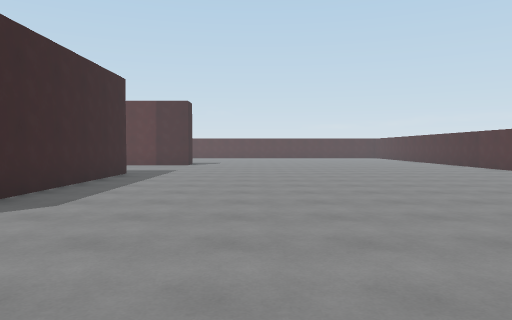
view 1 (above)

24 first-person views from a walk through a scene from a Unity 3-D project. The camera is 1.4 m above the floor, tilts 2° down and sees 70° across. The floor is counted in squares, 2 m on a side. Each view is taken from the middle of a square. On the plan, view 1 faces up. The plan holds only what a view shows up to about 11 squares ahead; the rest is blank. The place goes on beyond the plan. The player is left out.

view 2
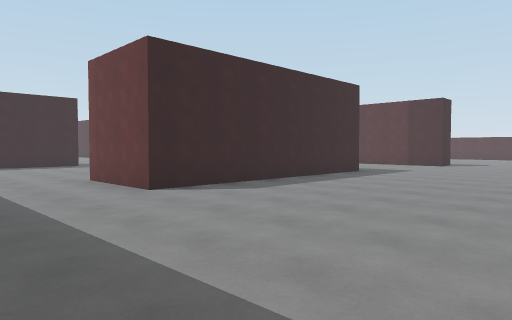

view 3
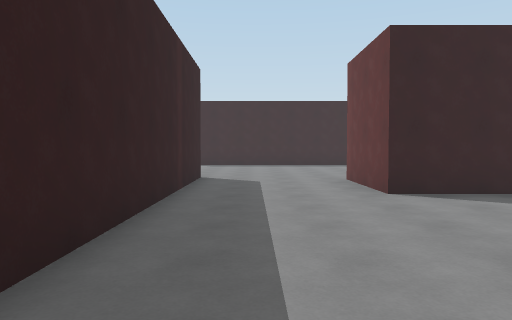

view 4
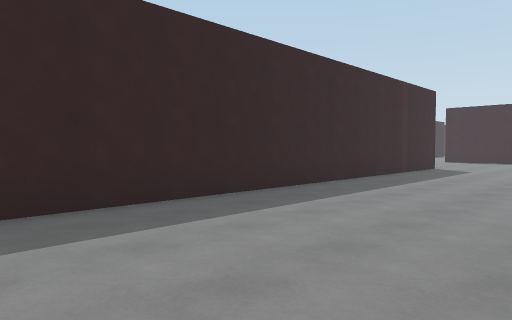

view 5
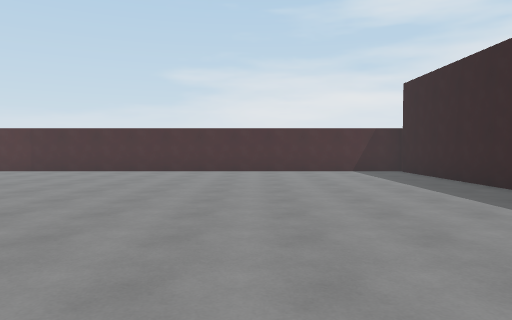

view 6
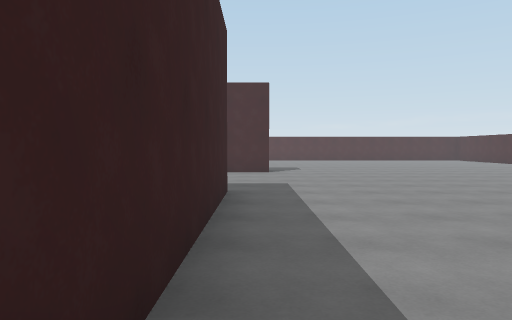

view 7
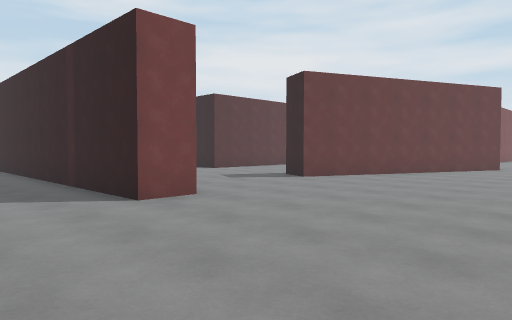

view 8
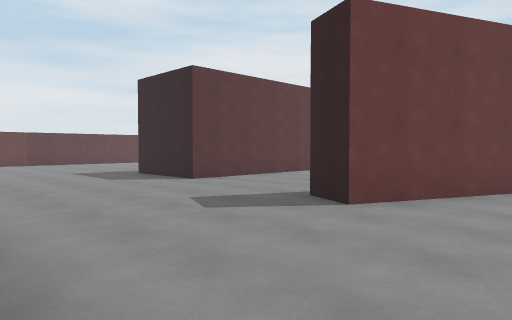

view 9
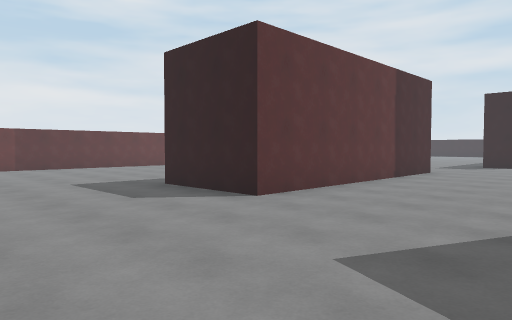

view 10
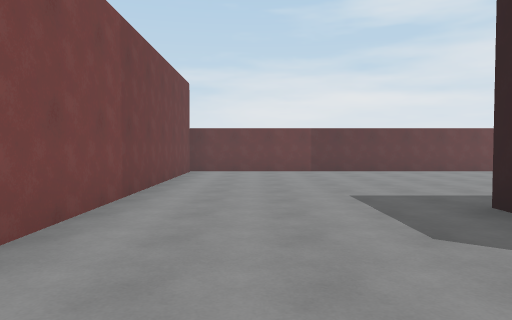

view 11
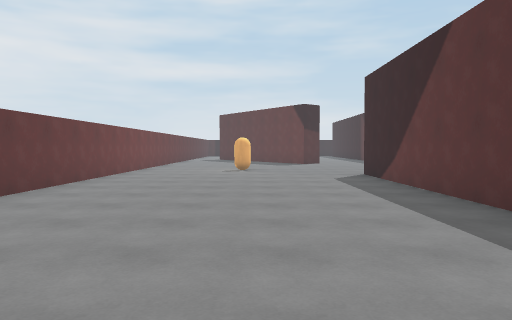

view 12
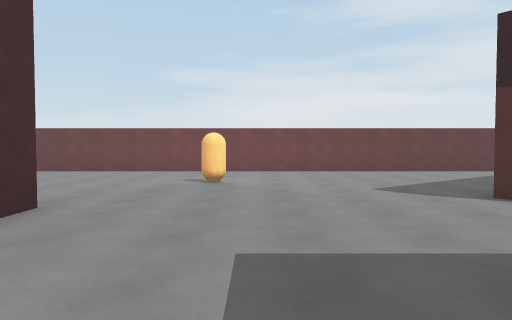

view 13
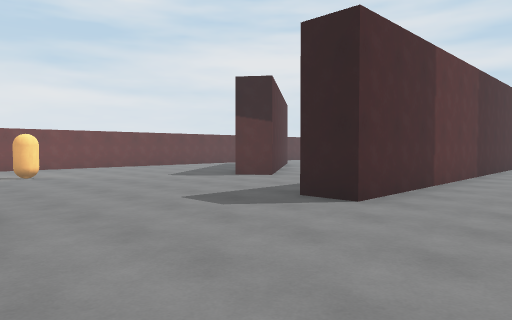

view 14
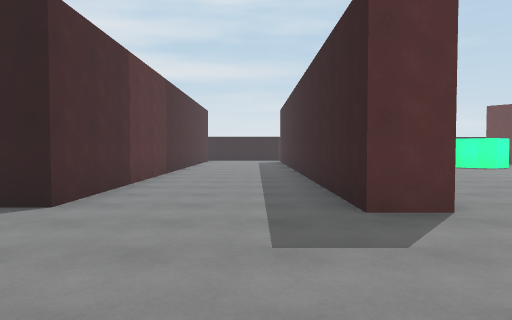

view 15
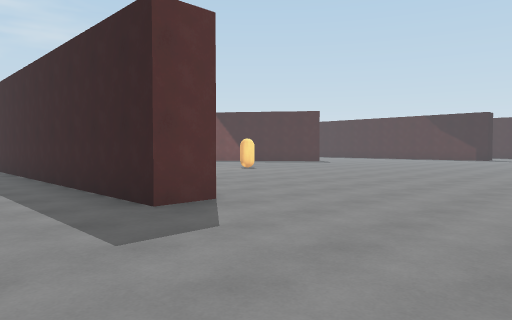

view 16
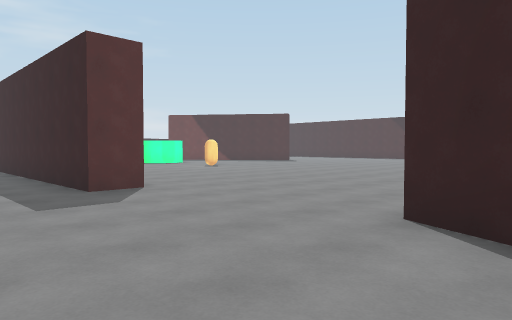

view 17
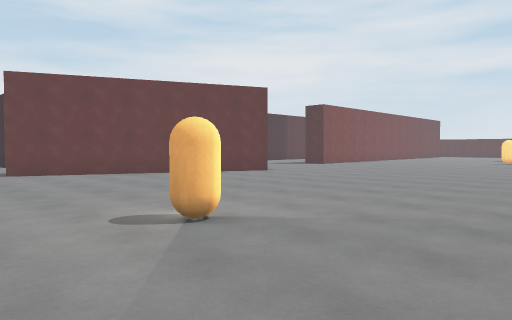

view 18
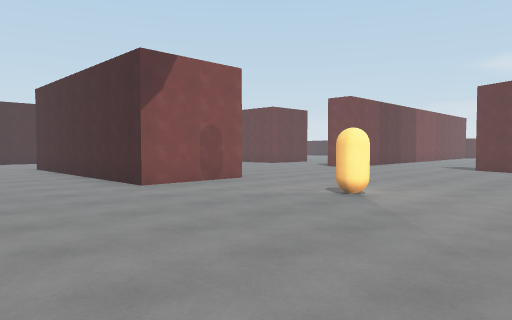

view 19
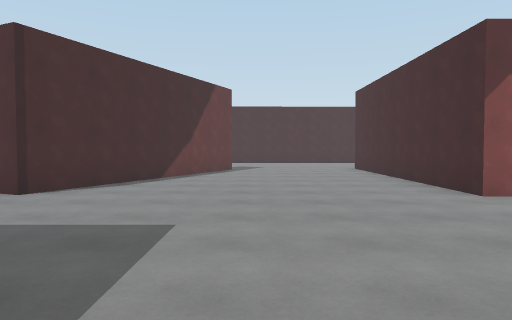

view 20
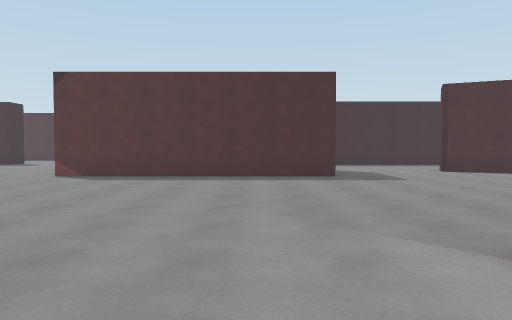

view 21
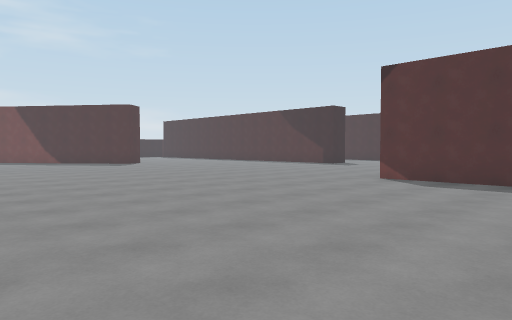

view 22
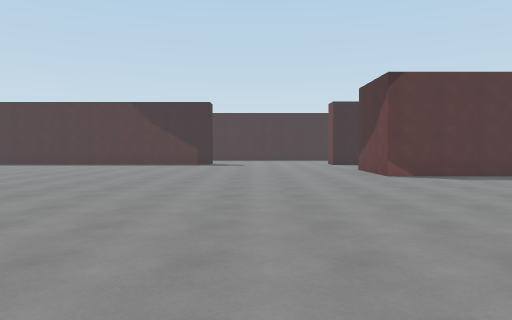

view 23
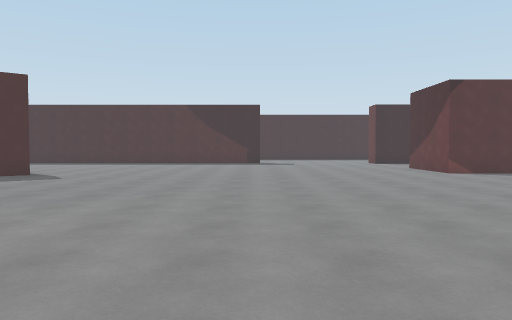

view 24
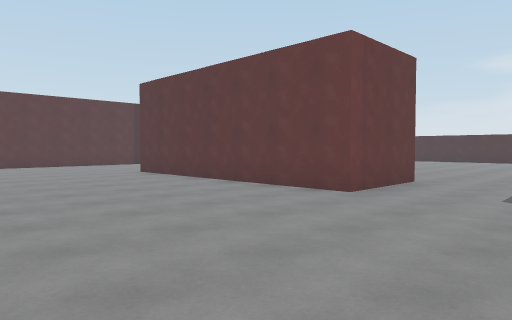

### Floor plan
Points are (right, up) in squares from view 1. A wall is a line through its corners. A room is listed if a view was taken in it or the views show most of it. See-through windows are left out.
Room 1 (views 1, 2, 3, 4, 5, 6)
walls: (-3.4, 9.8) (-3.4, 3) (-5.9, 3); (7.6, -1) (7.6, 11.5); (-6.5, -0.3) (7.5, -0.2)
ways out: opening at (-6.5, 10.5) to room 2; opening at (-6, 1) to room 2
Room 2 (views 7, 8, 9, 10, 11, 12, 13, 14, 15, 16, 17, 18, 19, 20, 21, 22, 23, 24)
walls: (-8.3, -10.9) (-5.7, -4.9) (-4.8, -5.3); (-7.1, -10.5) (-7.5, -11.5); (-7.1, -15.9) (-6.2, -15.9) (-6.2, -24.4); (-1.3, -12.5) (-1.3, -5.7) (1.2, -5.7); (-12.2, -1.8) (-14.8, -1.8) (-14.8, 4.4); (-6.5, -1.3) (-6.5, -0.3); (-19.8, -5) (-19.8, -11.8) (-22, -11.8); (1.2, -6.9) (1.2, -12.5) (0.5, -12.5); (-5.9, 3) (-5.9, 9.8); (-19.2, -22.6) (-18.7, -23.2); (2.2, -20.1) (1.2, -18.8) (2, -18.2); (-2.6, -25.1) (-2.6, -16.2) (-1.6, -16.2); (-18.9, 4.1) (-21.5, -1.7) (-21.9, -1.5); (7.4, -1.1) (-0.5, -1.2); (7.6, -22) (7.6, -1)
ways out: opening at (-6.5, 10.5) to room 1; opening at (-6, 1) to room 1
objects: other object (-13, -5); other object (5, -14)

Positions as (right, up) in squares from view 1, and headings:
1: (0, 0), facing up
2: (2, 0), facing up-left
3: (2, 1), facing left
4: (6, 4), facing down-left
5: (-3, 4), facing right
6: (-3, 4), facing up
7: (-11, 2), facing down-right
8: (-8, -1), facing down-right
9: (-5, -2), facing down-right
10: (-3, -3), facing right
11: (4, -3), facing down
12: (-3, -15), facing right
13: (-5, -12), facing down-right
14: (-5, -12), facing down
15: (-4, -12), facing down-left
16: (-4, -10), facing down-left
17: (-16, -3), facing down-right
18: (-18, -8), facing up-right
19: (-18, -7), facing up
20: (-11, -7), facing left
21: (-12, -8), facing down-left
22: (-11, -15), facing left
23: (-10, -17), facing left
24: (-11, 0), facing up-right
